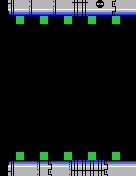

Tiled map render using the project's own tile images. Description and the whole map definition, tile-layer contents included, below:
An orthogonal 17x22 tile map with 8x8 px tiles, 1 tile layer (Tile Layer 1).

<map version="1.2" tiledversion="1.3.2" orientation="orthogonal" renderorder="right-down" compressionlevel="0" width="17" height="22" tilewidth="8" tileheight="8" infinite="0" nextlayerid="2" nextobjectid="1">
 <tileset firstgid="1" name="moai-tiles" tilewidth="8" tileheight="8" tilecount="256" columns="16">
  <image source="tech-tiles.png" width="128" height="128" />
 </tileset>
 <layer id="1" name="Tile Layer 1" width="17" height="22">
  <data encoding="csv">
1,11,12,13,12,12,13,12,12,14,14,12,241,12,15,12,12,
1,85,86,87,86,86,87,86,86,88,88,86,86,86,89,86,86,
1,1,256,1,1,256,1,1,256,1,1,256,1,1,256,1,1,
1,1,1,1,1,1,1,1,1,1,1,1,1,1,1,1,1,
1,1,1,1,1,1,1,1,1,1,1,1,1,1,1,1,1,
1,1,1,1,1,1,1,1,1,1,1,1,1,1,1,1,1,
1,1,1,1,1,1,1,1,1,1,1,1,1,1,1,1,1,
1,1,1,1,1,1,1,1,1,1,1,1,1,1,1,1,1,
1,1,1,1,1,1,1,1,1,1,1,1,1,1,1,1,1,
1,1,1,1,1,1,1,1,1,1,1,1,1,1,1,1,1,
1,1,1,1,1,1,1,1,1,1,1,1,1,1,1,1,1,
1,1,1,1,1,1,1,1,1,1,1,1,1,1,1,1,1,
1,1,1,1,1,1,1,1,1,1,1,1,1,1,1,1,1,
1,1,1,1,1,1,1,1,1,1,1,1,1,1,1,1,1,
1,1,1,1,1,1,1,1,1,1,1,1,1,1,1,1,1,
1,1,1,1,1,1,1,1,1,1,1,1,1,1,1,1,1,
1,1,1,1,1,1,1,1,1,1,1,1,1,1,1,1,1,
1,1,1,1,1,1,1,1,1,1,1,1,1,1,1,1,1,
1,1,1,1,1,1,1,1,1,1,1,1,1,1,1,1,1,
1,1,256,1,1,256,1,1,256,1,1,256,1,1,256,1,1,
1,5,6,6,7,6,9,6,7,8,8,8,8,9,6,6,6,
1,11,12,12,13,12,15,12,13,14,14,14,14,15,12,12,12
</data>
 </layer>
</map>
